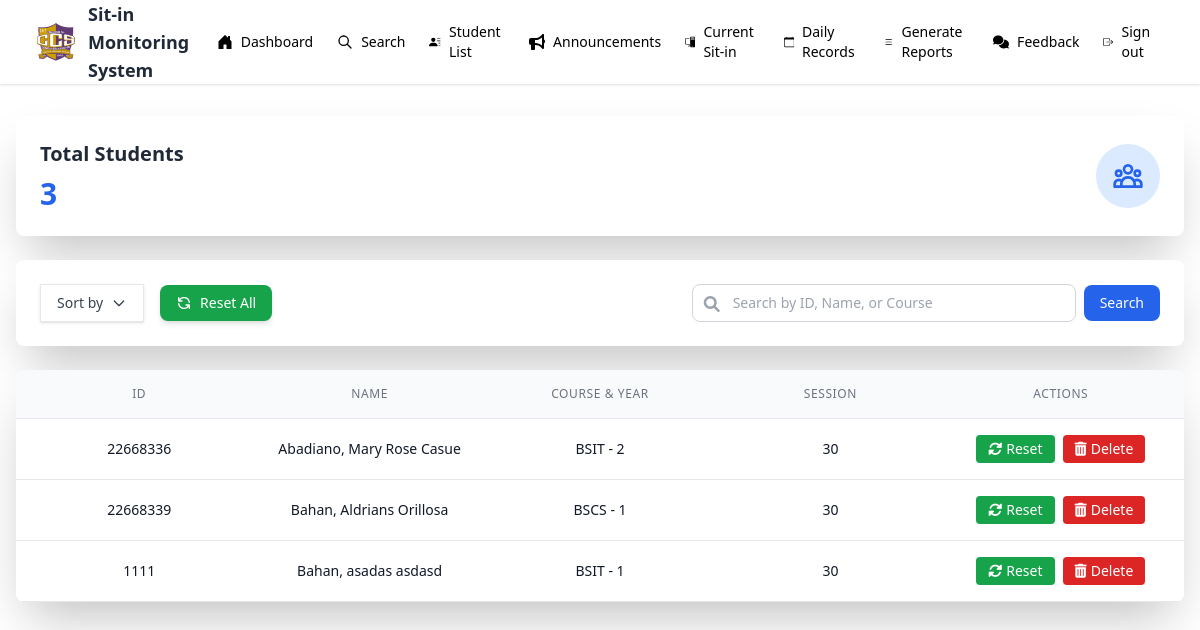
/admin/student_list.php, run on the app's committed database.
### tables this page shows
CREATE TABLE `students` (
  `id` int(20) NOT NULL,
  `idno` int(20) NOT NULL,
  `lastname` varchar(50) NOT NULL,
  `firstname` varchar(50) NOT NULL,
  `midname` varchar(50) NOT NULL,
  `course` enum('BSIT','BSCS') NOT NULL,
  `year` int(9) NOT NULL,
  `username` varchar(50) NOT NULL,
  `password` varchar(50) NOT NULL,
  `profile` varchar(225) NOT NULL,
  `session` int(30) NOT NULL DEFAULT 30
);

### admin/student_list.php (the view, shortened to what this page needs)
<?php
include "../admin/admin_nav.php";
$result = mysqli_query($mysql, "SELECT * FROM students ORDER BY lastname ASC");
?>
<!DOCTYPE html>
<html lang="en">
<head>
    <script src="https://cdn.tailwindcss.com"></script>
    <link rel="stylesheet" href="https://cdnjs.cloudflare.com/ajax/libs/font-awesome/6.0.0-beta3/css/all.min.css">
</head>
<body class="bg-gray-100">
    <div class="flex justify-center px-4 py-8">
        <div class="w-full max-w-7xl">
            <div class="bg-white shadow-2xl rounded-lg p-6 mb-6">
                <div class="flex items-center justify-between">
                    <div>
                        <h2 class="text-xl font-semibold text-gray-800">Total Students</h2>
                        <p class="text-3xl font-bold text-blue-600 mt-2"><?php echo mysqli_num_rows($result); ?></p>
                    </div>
                    <div class="bg-blue-100 p-4 rounded-full">
                    </div>
                </div>
            </div>
            <div class="bg-white shadow-2xl rounded-lg p-6 mb-6">
                <div class="flex flex-col md:flex-row justify-between items-center space-y-4 md:space-y-0">
                    <div class="flex items-center space-x-4">
                        <div class="relative">
                            <button onclick="toggleSortDropdown()" class="text-sm flex items-center px-4 py-2 bg-white text-gray-700 hover:bg-gray-50 transition shadow border border-gray-200">
                                <span>Sort by</span>
                                <svg class="w-4 h-4 ml-2" fill="none" stroke="currentColor" viewBox="0 0 24 24">
                                    <path stroke-linecap="round" stroke-linejoin="round" stroke-width="2" d="M19 9l-7 7-7-7" />
                                </svg>
                            </button>
                        </div>
                        <form action="" method="post" class="inline">
                            <button type="submit" name="all_session_reset"
                                class="text-sm flex items-center px-4 py-2 bg-green-600 text-white rounded-lg hover:bg-green-700 transition shadow-md hover:shadow-lg">
                                <svg class="w-4 h-4 mr-2" fill="none" stroke="currentColor" viewBox="0 0 24 24">
                                    <path stroke-linecap="round" stroke-linejoin="round" stroke-width="2" d="M4 4v5h.582m15.356 2A8.001 8.001 0 004.582 9m0 0H9m11 11v-5h-.581m0 0a8.003 8.003 0 01-15.357-2m15.357 2H15" />
                                </svg>
                                Reset All
                            </button>
                        </form>
                    </div>
                    <form action="" method="post" class="flex items-center space-x-2">
                        <div class="relative">
                            <input type="text" name="search" placeholder="Search by ID, Name, or Course"
                                class="text-sm pl-10 pr-4 py-2 border border-gray-300 rounded-lg focus:outline-none focus:ring-2 focus:ring-blue-500 w-96">
                            <i class="fas fa-search absolute left-3 top-3 text-gray-400"></i>
                        </div>
                        <button type="submit" name="submit"
                            class="px-4 py-2 bg-blue-600 text-sm text-white rounded-lg hover:bg-blue-700 transition">
                            Search
                        </button>
                    </form>
                </div>
            </div>
            <div class="bg-white shadow-2xl rounded-lg overflow-hidden">
                <div class="overflow-x-auto">
                    <div class="grid grid-cols-5 gap-4 p-4 bg-gray-50 border-b">
                        <div class="text-xs text-center font-medium text-gray-500 uppercase tracking-wider">ID</div>
                        <div class="text-xs text-center font-medium text-gray-500 uppercase tracking-wider">Name</div>
                        <div class="text-xs text-center font-medium text-gray-500 uppercase tracking-wider">Course & Year</div>
                        <div class="text-xs text-center font-medium text-gray-500 uppercase tracking-wider">Session</div>
                        <div class="text-xs text-center font-medium text-gray-500 uppercase tracking-wider">Actions</div>
                    </div>
                    <?php while ($row = mysqli_fetch_assoc($result)): ?>
                        <div class="grid grid-cols-5 gap-4 p-4 border-b hover:bg-gray-50 transition">
                            <div class="text-sm text-center text-gray-900 flex items-center justify-center"><?php echo htmlspecialchars($row['idno']); ?></div>
                            <div class="text-sm text-center text-gray-900 flex items-center justify-center"><?php echo htmlspecialchars($row['lastname'] . ', ' . $row['firstname'] . ' ' . $row['midname']); ?></div>
                            <div class="text-sm text-center text-gray-900 flex items-center justify-center"><?php echo htmlspecialchars($row['course'] . ' - ' . $row['year']); ?></div>
                            <div class="text-sm text-center text-gray-900 flex items-center justify-center"><?php echo htmlspecialchars($row['session']); ?></div>
                            <div class="flex justify-center space-x-2">
                                <form action="" method="post" class="inline">
                                    <button type="submit" name="session_reset"
                                        class="px-3 py-1 bg-green-600 text-white rounded hover:bg-green-700 transition text-sm">
                                        <i class="fas fa-sync-alt mr-1"></i>Reset
                                    </button>
                                </form>
                                <form action="" method="post" class="inline" onsubmit="return confirm('Are you sure you want to delete this student?');">
                                    <button type="submit" name="delete"
                                        class="px-3 py-1 bg-red-600 text-white rounded hover:bg-red-700 transition text-sm">
                                        <i class="fas fa-trash-alt mr-1"></i>Delete
                                    </button>
                                </form>
                            </div>
                        </div>
                    <?php endwhile; ?>
                </div>
            </div>
        </div>
    </div>
</body>
</html>

### data on the page
students: idno "22668336", lastname+firstname+midname "Abadiano, Mary Rose Casue", course+year "BSIT - 2", session "30"
students: idno "22668339", lastname+firstname+midname "Bahan, Aldrians Orillosa", course+year "BSCS - 1", session "30"
students: idno "1111", lastname+firstname+midname "Bahan, asadas asdasd", course+year "BSIT - 1", session "30"

### other printed values
mysqli_num_rows($result) "3"
